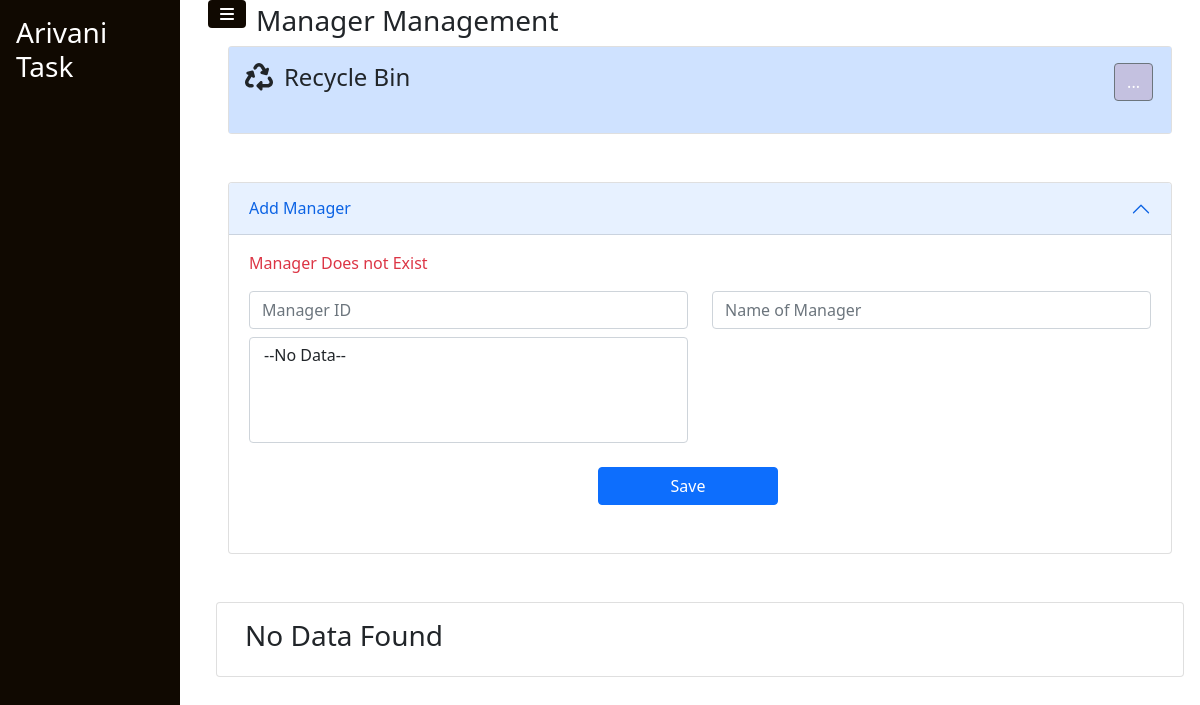
Before: /manager/update_data_page/8/ (signed in) with the older database file.
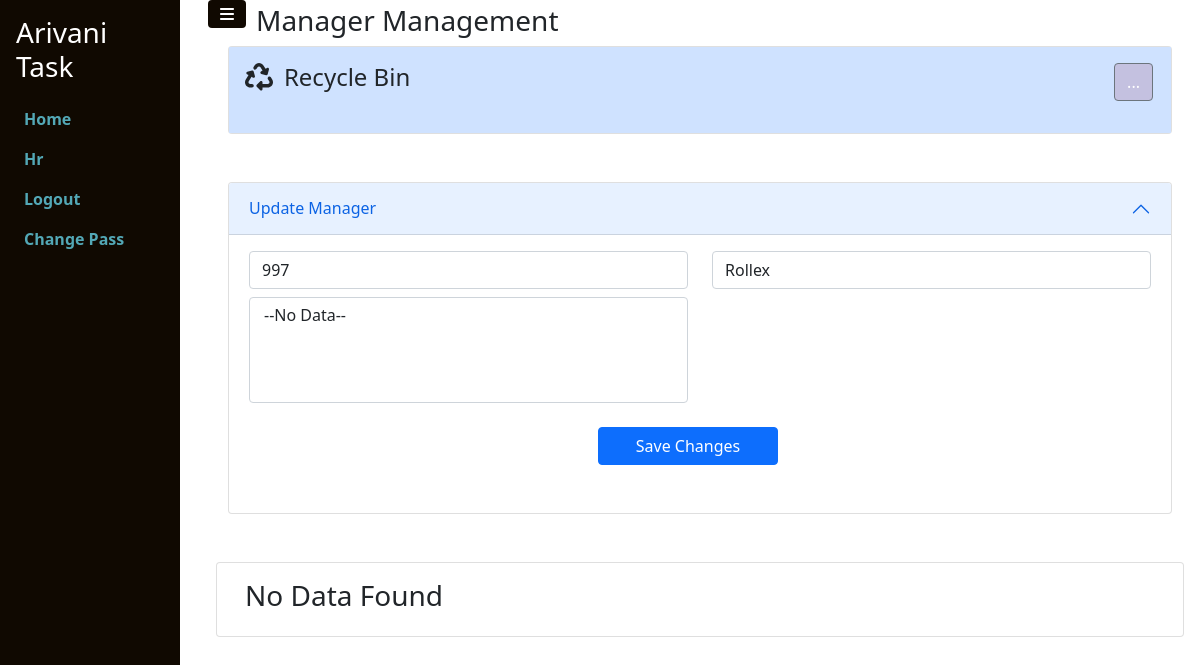
After: the same page with the newer database file.
### manager/models.py (models this page shows, shortened)
class ManagerModel(models.Model):
    managerID = models.IntegerField()
    name=models.CharField(max_length=50)
    is_deleted=models.BooleanField(default=0)
    created_by=models.ForeignKey(User, on_delete=models.CASCADE,related_name="created_manager",null=True)
    updated_by=models.ForeignKey(User, on_delete=models.CASCADE,related_name="updated_manager",null=True)
    created_at=models.DateTimeField(auto_now_add=True,null=True)
    updated_at = models.DateTimeField(null=True)
    deleted_at = models.DateTimeField(null=True)
    deleted_by = models.ForeignKey(User, on_delete=models.CASCADE,related_name="deleted_manager",null=True)
    restored_at = models.DateTimeField(null=True)
    restored_by = models.ForeignKey(User, on_delete=models.CASCADE,related_name="restored_manager",null=True)
    status = models.BooleanField(default=True)
    hr_under_manager = models.ManyToManyField(Hr_model)

### manager/views.py (the view, shortened to what this page needs)
# urls.py: path('update_data_page/<pk>',update_data_page,name="update_data_page"),
def update_data_page(request,pk):
    if request.user.is_authenticated:
        if request.method == 'GET':  # Corrected method check
            logg_in_user = request.user.id
            user = User.objects.get(id=logg_in_user)
            assigned_user_role = AssignedUserRoles.objects.get(user=user)
            user_role = assigned_user_role.user_role
            try:
                manager = ManagerModel.objects.get(id=pk)
                managers = ManagerModel.objects.all().filter(is_deleted=0,created_by=user)
                hr_list = Hr_model.objects.all().filter(is_deleted=0)
                hr_under_manager_count = {}
                hr_list_under_manager = {}
                hr_not_under_manager = {}
                ID.clear()
                ID['id']=pk
                print(f"ID saved = {ID['id']}")
                return render(request,'manager/manager.html',{'data':manager,'update':1,'managers':managers,'hr_list':hr_list, 'hr_under_manager_count':hr_under_manager_count,'hr_list_under_manager':hr_list_under_manager, 'hr_not_under_manager':hr_not_under_manager,'user_role':user_role})
            except ManagerModel.DoesNotExist:
                return render(request,'manager/manager.html',{'error':'Manager Does not Exist'})
    else:
        return redirect("loginUserPage")

### templates/manager/manager.html (shortened to what the changed rows need)
{% extends "base/base.html" %}
{% load static %}
{% block content %}
<link href="{% static 'css/employee/employee.css' %}" rel="stylesheet"/>
<div class="container">
    <div class="row mt-5">
        <div class="accordion" id="accordionExample">
            <div class="accordion-item">
              <h2 class="accordion-header" id="headingOne">
                <button class="accordion-button" id="acc_title" type="button" data-bs-toggle="collapse" data-bs-target="#collapseOne" aria-expanded="true" aria-controls="collapseOne">
                  {% if update %}
                  Update Manager
                  {% else %}
                  Add Manager
                  {% endif %}
                </button>
              </h2>
              <div id="collapseOne" class="accordion-collapse collapse show" aria-labelledby="headingOne" data-bs-parent="#accordionExample">
                <div class="accordion-body">
                    {% if update %}
                    <form action = "{% url 'update_data_manager' %}" method="POST">
                        <div class="row">
                            <div class="col-lg-6 col-md-6 col-sm-12">
                                    <input type="text" class="form-control" id="employeeID" name="managerID" value="{{data.managerID}}">
                            </div>
                            <div class="col-lg-6 col-md-6 col-sm-12">
                                    <input type="text" class="form-control" id="name" name="name" value="{{data.name}}">
                            </div>
                            <div class="col-lg-6 col-md-6 col-sm-12">
                                 {% if hr_list %}
                                     {% comment %}
                                     {% if hr_list_under_manager %}
                                     <p>hr under manager</p>
                                        {% for key, value in hr_list_under_manager.items %}
                                            {% if data.id == key %}
                                                {{value}}
                                                {% for hr_key, hr_name in value.items %}
                                                  {{hr_key}} {{hr_name}}
                                                {% endfor %}
                                            {% endif %}
                                        {% endfor %}
                                     {% endif %}
                                     {% if hr_not_under_manager %}
                                     <p>hr not under manager</p>
                                            {% for hr_n_key, hr_n_value in hr_not_under_manager.items %}
                                                {{ hr_n_key }} {{ hr_n_value }}
                                                {% for hr_n_k,hr_n_v in hr_n_value.items %}
                                                    {{hr_n_k}} {{hr_n_v}}
                                                {% endfor %}
                                            {% endfor %}
                                        {% endif %}
                                        {% endcomment %}
                                 <select class="form-select my-2"  data-placeholder="Select Hr" multiple="multiple" name="select_hr">
                                        {% if hr_list_under_manager %}
                                              {% for key, value in hr_list_under_manager.items %}
                                                  {% if data.id == key %}
                                                      {% comment %} {{value}} {% endcomment %}
                                                      {% for hr_key, hr_name in value.items %}
                                                        {% comment %} {{hr_key}} {{hr_name}} {% endcomment %}
                                                        <option value={{ hr_key }} selected>{{ hr_name }}</option>
                                                      {% endfor %}
                                                  {% else %}
                                                      {% comment %} <option value={{ item.id }}>{{ item.name }}</option> {% endcomment %}
                                                  {% endif %}
                                              {% endfor %}
                                              {% if hr_not_under_manager %}
                                                  {% for hr_n_key, hr_n_value in hr_not_under_manager.items %}
                                                      {% for hr_n_k,hr_n_v in hr_n_value.items %}
                                                          <option value={{ hr_n_k }}>{{ hr_n_v }}</option>
                                                      {% endfor %}
                                                  {% endfor %}
                                              {% endif %}
                                        {% else %}
                                        {% if hr_not_under_manager %}
                                            {% for hr_n_key, hr_n_value in hr_not_under_manager.items %}
                                                {% for hr_n_k,hr_n_v in hr_n_value.items %}
                                                    <option value={{ hr_n_k }}>{{ hr_n_v }}</option>
                                                {% endfor %}
                                            {% endfor %}
                                        {% endif %}
                                        {% comment %} {% if hr_not_under_manager %}
                                            {% for hr_n_key,hr_n_value in hr_not_under_manager.items %}
                                                <option value={{ hr_n_key }}>{{ hr_n_value }}</option>
                                            {% endfor %}
                                        {% endif %} {% endcomment %}
                                        {% comment %} {% for item in hr_list%}
                                           <option value={{ item.id }}>{{ item.name }}</option>
                                        {% endfor %} {% endcomment %}
                                        {% endif %}
                                  </select>
                              {% else %}
                                  <select class="form-select my-2"  data-placeholder="Select Hr" multiple="multiple" name="select_hr">
                                       <option>--No Data--</option>
                                  </select>
                              {% endif %}
                            </div>
                        </div>
                        <div class="row mt-3">
                            <div class="row mb-3">
                                <button class="btn btn-primary mx-auto" id = "save_button" style="width:20%" type="submit">Save Changes</button>
                            </div>
                        </div>
                    </form>
                    {% else %}
                    <form action = "{% url 'create_data_manager' %}" method="POST">
                        <div class="row">
                            {% if error %}
                            <p class="text-danger">{{error}}</p>
                            {% endif %}
                            <div class="col-lg-6 col-md-6 col-sm-12">
                                    <input type="text" class="form-control" id="employeeID" name="managerID" placeholder="Manager ID">
                            </div>
                            <div class="col-lg-6 col-md-6 col-sm-12">
                                    <input type="text" class="form-control" id="name" name="name" placeholder="Name of Manager">
                            </div>
                            <div class="col-lg-6 col-md-6 col-sm-12">
                              {% if hr_list %}
                              <select class="form-select my-2"  data-placeholder="Select Hr" multiple="multiple" name="select_hr">
                                     {% for item in hr_list%}
                                           <option value={{ item.id }}>{{ item.name }}</option>
                                     {% endfor %}
                               </select>
                           {% else %}
                               <select class="form-select my-2"  data-placeholder="Select Hr" multiple="multiple" name="select_hr">
                                    <option>--No Data--</option>
                               </select>
                           {% endif %}
                            </div>
                        </div>
                        <div class="row mt-3">
                            <div class="row mb-3">
                                <button class="btn btn-primary mx-auto" id = "save_button" style="width:20%" type="submit">Save</button>
                            </div>
                        </div>
                    </form>
                    {% endif %}
                </div>
              </div>
            </div>
        </div>
    </div>
</div>
{% endblock content %}

Changed rows visible on the page:
added ManagerModel: managerID "997", name "Rollex"
Other visible differences:
form field select_hr: (not shown) → "--No Data--"
{{ error }}: "Manager Does not Exist" → (not shown)
form field select_hr: "--No Data--" → (not shown)
text no longer shown: "Add Manager Save"
text now shown: "Home Hr Logout Change Pass Update Manager Save Changes"
